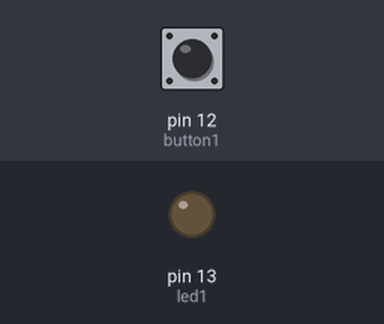
The sketch below on a simulated Arduino Uno, built with avr-gcc and run on an emulated ATmega328P. Shown: output pins drawn as LEDs (lit = HIGH). Inputs (shaded band) come from the test bench; at power-on: pin 12 (button1) HIGH.

Above: at 1.2 s.
1.3 s: pin 12 (button1) pulled LOW for 0.15 s
At 1.37 s:
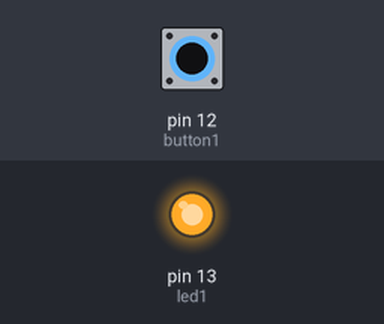
2.9 s: pin 12 (button1) pulled LOW for 3.2 s
At 6.4 s:
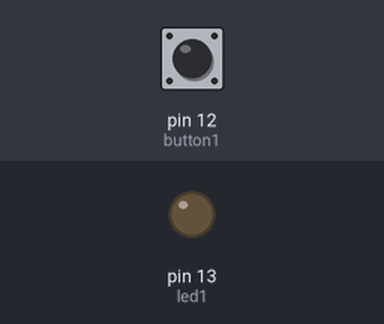
Timing chart, 0 to 7.9 s (numbered marks = the images above; inputs shaded):
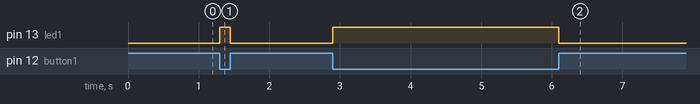

The sketch:

usoPullup.ino
```cpp
const int led1= 13;
const int button1 = 12;

void setup() {
  pinMode(button1, INPUT_PULLUP);
  pinMode(led1, HIGH);

  }

void loop() {
    if(digitalRead(button1)==LOW)

      digitalWrite(led1, HIGH);

    else
      digitalWrite(led1, LOW);

}
```

Measured:
- after the input at 1.3 s, pin 13 (led1): LOW → HIGH at once, → LOW 0.15 s later
- after the input at 2.9 s, pin 13 (led1): LOW → HIGH at once, → LOW 3.2 s later
